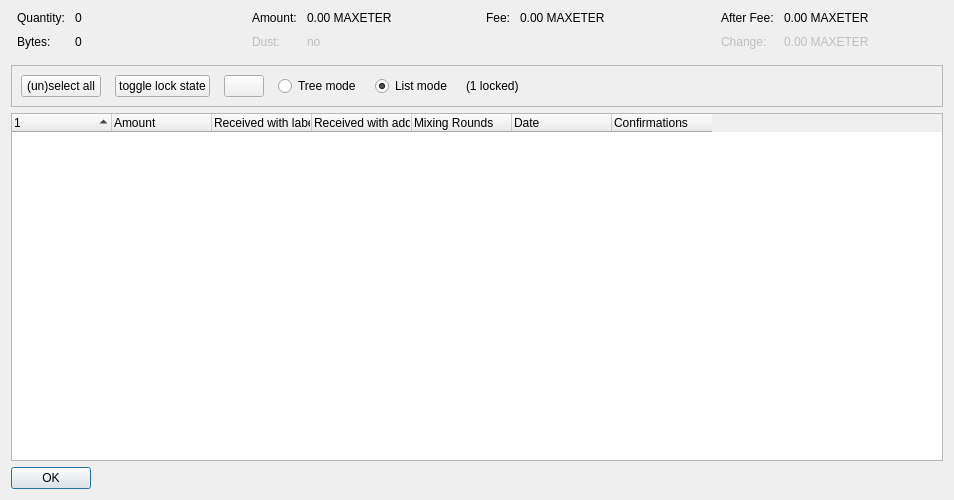
<?xml version="1.0" encoding="UTF-8"?>
<ui version="4.0">
 <class>CoinControlDialog</class>
 <widget class="QDialog" name="CoinControlDialog">
  <property name="geometry">
   <rect>
    <x>0</x>
    <y>0</y>
    <width>954</width>
    <height>500</height>
   </rect>
  </property>
  <property name="windowTitle">
   <string>Coin Selection</string>
  </property>
  <layout class="QVBoxLayout" name="verticalLayout">
   <item>
    <layout class="QHBoxLayout" name="horizontalLayoutTop" stretch="0,0,0,0">
     <property name="topMargin">
      <number>0</number>
     </property>
     <property name="bottomMargin">
      <number>10</number>
     </property>
     <item>
      <layout class="QFormLayout" name="formLayoutCoinControl1">
       <property name="horizontalSpacing">
        <number>10</number>
       </property>
       <property name="verticalSpacing">
        <number>10</number>
       </property>
       <property name="leftMargin">
        <number>6</number>
       </property>
       <property name="rightMargin">
        <number>6</number>
       </property>
       <item row="0" column="0">
        <widget class="QLabel" name="labelCoinControlQuantityText">
         <property name="text">
          <string>Quantity:</string>
         </property>
        </widget>
       </item>
       <item row="0" column="1">
        <widget class="QLabel" name="labelCoinControlQuantity">
         <property name="cursor">
          <cursorShape>IBeamCursor</cursorShape>
         </property>
         <property name="contextMenuPolicy">
          <enum>Qt::ActionsContextMenu</enum>
         </property>
         <property name="text">
          <string notr="true">0</string>
         </property>
         <property name="textInteractionFlags">
          <set>Qt::LinksAccessibleByMouse|Qt::TextSelectableByKeyboard|Qt::TextSelectableByMouse</set>
         </property>
        </widget>
       </item>
       <item row="1" column="0">
        <widget class="QLabel" name="labelCoinControlBytesText">
         <property name="text">
          <string>Bytes:</string>
         </property>
        </widget>
       </item>
       <item row="1" column="1">
        <widget class="QLabel" name="labelCoinControlBytes">
         <property name="cursor">
          <cursorShape>IBeamCursor</cursorShape>
         </property>
         <property name="contextMenuPolicy">
          <enum>Qt::ActionsContextMenu</enum>
         </property>
         <property name="text">
          <string notr="true">0</string>
         </property>
         <property name="textInteractionFlags">
          <set>Qt::LinksAccessibleByMouse|Qt::TextSelectableByKeyboard|Qt::TextSelectableByMouse</set>
         </property>
        </widget>
       </item>
      </layout>
     </item>
     <item>
      <layout class="QFormLayout" name="formLayoutCoinControl2">
       <property name="horizontalSpacing">
        <number>10</number>
       </property>
       <property name="verticalSpacing">
        <number>10</number>
       </property>
       <property name="leftMargin">
        <number>6</number>
       </property>
       <property name="rightMargin">
        <number>6</number>
       </property>
       <item row="0" column="0">
        <widget class="QLabel" name="labelCoinControlAmountText">
         <property name="text">
          <string>Amount:</string>
         </property>
        </widget>
       </item>
       <item row="0" column="1">
        <widget class="QLabel" name="labelCoinControlAmount">
         <property name="cursor">
          <cursorShape>IBeamCursor</cursorShape>
         </property>
         <property name="contextMenuPolicy">
          <enum>Qt::ActionsContextMenu</enum>
         </property>
         <property name="text">
          <string notr="true">0.00 MAXETER</string>
         </property>
         <property name="textInteractionFlags">
          <set>Qt::LinksAccessibleByMouse|Qt::TextSelectableByKeyboard|Qt::TextSelectableByMouse</set>
         </property>
        </widget>
       </item>
       <item row="1" column="0">
        <widget class="QLabel" name="labelCoinControlLowOutputText">
         <property name="enabled">
          <bool>false</bool>
         </property>
         <property name="text">
          <string>Dust:</string>
         </property>
        </widget>
       </item>
       <item row="1" column="1">
        <widget class="QLabel" name="labelCoinControlLowOutput">
         <property name="enabled">
          <bool>false</bool>
         </property>
         <property name="cursor">
          <cursorShape>IBeamCursor</cursorShape>
         </property>
         <property name="contextMenuPolicy">
          <enum>Qt::ActionsContextMenu</enum>
         </property>
         <property name="text">
          <string notr="true">no</string>
         </property>
         <property name="textInteractionFlags">
          <set>Qt::LinksAccessibleByMouse|Qt::TextSelectableByKeyboard|Qt::TextSelectableByMouse</set>
         </property>
        </widget>
       </item>
      </layout>
     </item>
     <item>
      <layout class="QFormLayout" name="formLayoutCoinControl3">
       <property name="horizontalSpacing">
        <number>10</number>
       </property>
       <property name="verticalSpacing">
        <number>10</number>
       </property>
       <property name="leftMargin">
        <number>6</number>
       </property>
       <property name="rightMargin">
        <number>6</number>
       </property>
       <item row="0" column="0">
        <widget class="QLabel" name="labelCoinControlFeeText">
         <property name="text">
          <string>Fee:</string>
         </property>
        </widget>
       </item>
       <item row="0" column="1">
        <widget class="QLabel" name="labelCoinControlFee">
         <property name="cursor">
          <cursorShape>IBeamCursor</cursorShape>
         </property>
         <property name="contextMenuPolicy">
          <enum>Qt::ActionsContextMenu</enum>
         </property>
         <property name="text">
          <string notr="true">0.00 MAXETER</string>
         </property>
         <property name="textInteractionFlags">
          <set>Qt::LinksAccessibleByMouse|Qt::TextSelectableByKeyboard|Qt::TextSelectableByMouse</set>
         </property>
        </widget>
       </item>
      </layout>
     </item>
     <item>
      <layout class="QFormLayout" name="formLayoutCoinControl4">
       <property name="horizontalSpacing">
        <number>10</number>
       </property>
       <property name="verticalSpacing">
        <number>10</number>
       </property>
       <property name="leftMargin">
        <number>6</number>
       </property>
       <property name="rightMargin">
        <number>6</number>
       </property>
       <item row="0" column="0">
        <widget class="QLabel" name="labelCoinControlAfterFeeText">
         <property name="text">
          <string>After Fee:</string>
         </property>
        </widget>
       </item>
       <item row="0" column="1">
        <widget class="QLabel" name="labelCoinControlAfterFee">
         <property name="cursor">
          <cursorShape>IBeamCursor</cursorShape>
         </property>
         <property name="contextMenuPolicy">
          <enum>Qt::ActionsContextMenu</enum>
         </property>
         <property name="text">
          <string notr="true">0.00 MAXETER</string>
         </property>
         <property name="textInteractionFlags">
          <set>Qt::LinksAccessibleByMouse|Qt::TextSelectableByKeyboard|Qt::TextSelectableByMouse</set>
         </property>
        </widget>
       </item>
       <item row="1" column="0">
        <widget class="QLabel" name="labelCoinControlChangeText">
         <property name="enabled">
          <bool>false</bool>
         </property>
         <property name="text">
          <string>Change:</string>
         </property>
        </widget>
       </item>
       <item row="1" column="1">
        <widget class="QLabel" name="labelCoinControlChange">
         <property name="enabled">
          <bool>false</bool>
         </property>
         <property name="cursor">
          <cursorShape>IBeamCursor</cursorShape>
         </property>
         <property name="contextMenuPolicy">
          <enum>Qt::ActionsContextMenu</enum>
         </property>
         <property name="text">
          <string notr="true">0.00 MAXETER</string>
         </property>
         <property name="textInteractionFlags">
          <set>Qt::LinksAccessibleByMouse|Qt::TextSelectableByKeyboard|Qt::TextSelectableByMouse</set>
         </property>
        </widget>
       </item>
      </layout>
     </item>
    </layout>
   </item>
   <item>
    <widget class="QFrame" name="frame">
     <property name="minimumSize">
      <size>
       <width>0</width>
       <height>40</height>
      </size>
     </property>
     <property name="frameShape">
      <enum>QFrame::StyledPanel</enum>
     </property>
     <property name="frameShadow">
      <enum>QFrame::Sunken</enum>
     </property>
     <layout class="QHBoxLayout" name="horizontalLayout">
      <item>
       <layout class="QHBoxLayout" name="horizontalLayoutPanel" stretch="0,0,0,0,0,0,0">
        <property name="spacing">
         <number>14</number>
        </property>
        <item>
         <widget class="QPushButton" name="pushButtonSelectAll">
          <property name="sizePolicy">
           <sizepolicy hsizetype="Maximum" vsizetype="Fixed">
            <horstretch>0</horstretch>
            <verstretch>0</verstretch>
           </sizepolicy>
          </property>
          <property name="text">
           <string>(un)select all</string>
          </property>
          <property name="autoDefault">
           <bool>false</bool>
          </property>
         </widget>
        </item>
        <item>
         <widget class="QPushButton" name="pushButtonToggleLock">
          <property name="sizePolicy">
           <sizepolicy hsizetype="Maximum" vsizetype="Fixed">
            <horstretch>0</horstretch>
            <verstretch>0</verstretch>
           </sizepolicy>
          </property>
          <property name="text">
           <string>toggle lock state</string>
          </property>
          <property name="autoDefault">
           <bool>false</bool>
          </property>
         </widget>
        </item>
        <item>
         <widget class="QPushButton" name="hideButton">
          <property name="sizePolicy">
           <sizepolicy hsizetype="Maximum" vsizetype="Fixed">
            <horstretch>0</horstretch>
            <verstretch>0</verstretch>
           </sizepolicy>
          </property>
          <property name="text">
           <string/>
          </property>
          <property name="autoDefault">
           <bool>false</bool>
          </property>
         </widget>
        </item>
        <item>
         <widget class="QRadioButton" name="radioTreeMode">
          <property name="sizePolicy">
           <sizepolicy hsizetype="Maximum" vsizetype="Fixed">
            <horstretch>0</horstretch>
            <verstretch>0</verstretch>
           </sizepolicy>
          </property>
          <property name="text">
           <string>Tree mode</string>
          </property>
         </widget>
        </item>
        <item>
         <widget class="QRadioButton" name="radioListMode">
          <property name="sizePolicy">
           <sizepolicy hsizetype="Maximum" vsizetype="Fixed">
            <horstretch>0</horstretch>
            <verstretch>0</verstretch>
           </sizepolicy>
          </property>
          <property name="text">
           <string>List mode</string>
          </property>
          <property name="checked">
           <bool>true</bool>
          </property>
         </widget>
        </item>
        <item>
         <widget class="QLabel" name="labelLocked">
          <property name="text">
           <string>(1 locked)</string>
          </property>
         </widget>
        </item>
        <item>
         <spacer name="horizontalSpacer">
          <property name="orientation">
           <enum>Qt::Horizontal</enum>
          </property>
          <property name="sizeHint" stdset="0">
           <size>
            <width>40</width>
            <height>20</height>
           </size>
          </property>
         </spacer>
        </item>
       </layout>
      </item>
     </layout>
    </widget>
   </item>
   <item>
    <widget class="CoinControlTreeWidget" name="treeWidget">
     <property name="contextMenuPolicy">
      <enum>Qt::CustomContextMenu</enum>
     </property>
     <property name="sortingEnabled">
      <bool>false</bool>
     </property>
     <property name="columnCount">
      <number>7</number>
     </property>
     <attribute name="headerShowSortIndicator" stdset="0">
      <bool>true</bool>
     </attribute>
     <attribute name="headerStretchLastSection">
      <bool>false</bool>
     </attribute>
     <column>
      <property name="text">
       <string/>
      </property>
     </column>
     <column>
      <property name="text">
       <string>Amount</string>
      </property>
     </column>
     <column>
      <property name="text">
       <string>Received with label</string>
      </property>
     </column>
     <column>
      <property name="text">
       <string>Received with address</string>
      </property>
     </column>
     <column>
      <property name="text">
       <string>Mixing Rounds</string>
      </property>
     </column>
     <column>
      <property name="text">
       <string>Date</string>
      </property>
     </column>
     <column>
      <property name="text">
       <string>Confirmations</string>
      </property>
      <property name="toolTip">
       <string>Confirmed</string>
      </property>
     </column>
    </widget>
   </item>
   <item>
    <widget class="QDialogButtonBox" name="buttonBox">
     <property name="sizePolicy">
      <sizepolicy hsizetype="Maximum" vsizetype="Fixed">
       <horstretch>0</horstretch>
       <verstretch>0</verstretch>
      </sizepolicy>
     </property>
     <property name="orientation">
      <enum>Qt::Horizontal</enum>
     </property>
     <property name="standardButtons">
      <set>QDialogButtonBox::Ok</set>
     </property>
    </widget>
   </item>
  </layout>
 </widget>
 <customwidgets>
  <customwidget>
   <class>CoinControlTreeWidget</class>
   <extends>QTreeWidget</extends>
   <header>qt/coincontroltreewidget.h</header>
  </customwidget>
 </customwidgets>
 <resources/>
 <connections/>
</ui>
